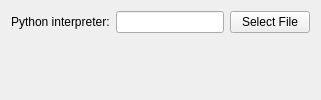
     <widget class="QWidget" name="tab_4">
      <attribute name="title">
       <string>Python</string>
      </attribute>
      <layout class="QGridLayout" name="gridLayout_12">
       <item row="0" column="0">
        <layout class="QVBoxLayout" name="verticalLayout_3">
         <item>
          <layout class="QHBoxLayout" name="horizontalLayout_16"/>
         </item>
         <item>
          <layout class="QHBoxLayout" name="horizontalLayout_17">
           <item>
            <widget class="QLabel" name="label_14">
             <property name="sizePolicy">
              <sizepolicy hsizetype="Preferred" vsizetype="Fixed">
               <horstretch>0</horstretch>
               <verstretch>0</verstretch>
              </sizepolicy>
             </property>
             <property name="text">
              <string>Python interpreter:</string>
             </property>
            </widget>
           </item>
           <item>
            <widget class="QLineEdit" name="lineEditPythonPath">
             <property name="sizePolicy">
              <sizepolicy hsizetype="Expanding" vsizetype="Fixed">
               <horstretch>0</horstretch>
               <verstretch>0</verstretch>
              </sizepolicy>
             </property>
             <property name="toolTip">
              <string>&lt;html&gt;&lt;head/&gt;&lt;body&gt;&lt;p&gt;This is the python interpreter AnyWave will call to execute Python plugins. &lt;/p&gt;&lt;p&gt;You may specify the full path to the interpreter to use.&lt;/p&gt;&lt;/body&gt;&lt;/html&gt;</string>
             </property>
            </widget>
           </item>
           <item>
            <widget class="QPushButton" name="buttonSelectMatlabFolder_2">
             <property name="sizePolicy">
              <sizepolicy hsizetype="Preferred" vsizetype="Preferred">
               <horstretch>0</horstretch>
               <verstretch>0</verstretch>
              </sizepolicy>
             </property>
             <property name="text">
              <string>Select File</string>
             </property>
            </widget>
           </item>
          </layout>
         </item>
         <item>
          <spacer name="verticalSpacer_6">
           <property name="orientation">
            <enum>Qt::Vertical</enum>
           </property>
           <property name="sizeHint" stdset="0">
            <size>
             <width>20</width>
             <height>40</height>
            </size>
           </property>
          </spacer>
         </item>
        </layout>
       </item>
      </layout>
     </widget>
